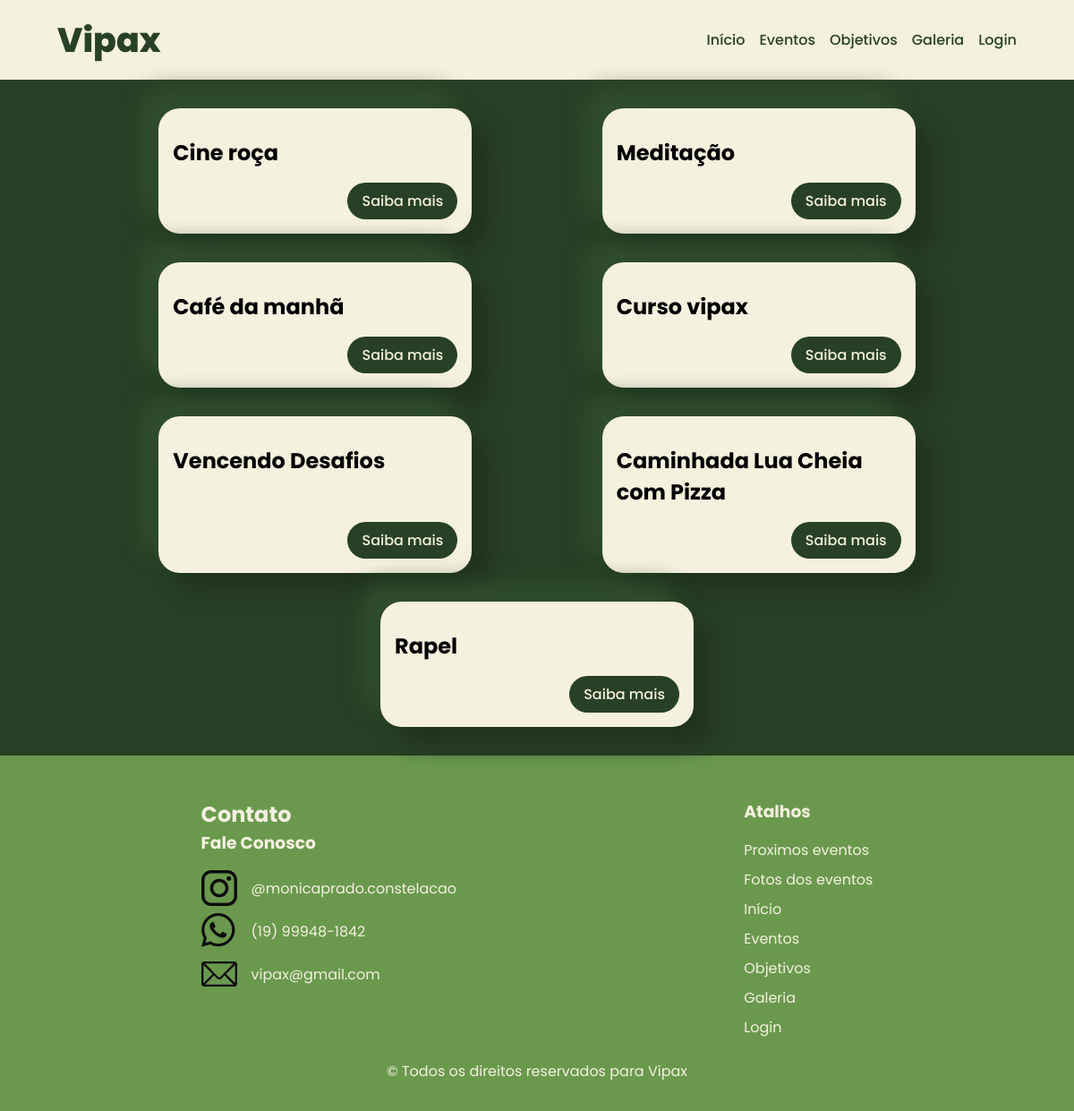
The page /eventos.php on the database its author committed.
### tables this page shows
CREATE TABLE `eventos_comuns` (
  `id` int(11) NOT NULL,
  `nome` varchar(255) NOT NULL,
  `descricao` text DEFAULT NULL,
  `id_galeria` int
);

### eventos.php (the view, shortened to what this page needs)
<?php
include "header.php";
include 'config/conexao.php';
?>
  <main id="eventos">
    <?php
    $sql_code = "SELECT * FROM eventos_comuns";
    $query_eventos_comuns = $mysqli->query($sql_code);
    while ($row = $query_eventos_comuns->fetch_assoc()) {
    ?>
    <section class="eventos">
        <div>
            <h2><?= $row['nome']; ?></h2>
            <button type="button" class="btn-saiba-mais">Saiba mais</button>
        </div>
    </section>
    <?php
    }
    ?>
  </main>
<?php
include "footer.php";
?>

### header.php (shortened to what this page needs)
<!DOCTYPE html>
<html lang="pt-Br">
<head>
  <link rel="stylesheet" href="css/style.css">
  <link rel="stylesheet" href="css/eventos.css">
  <link rel="stylesheet" href="css/galeria.css">
  <link rel="stylesheet" href="css/login.css">
</head>
<body>
  <header>
    <h1>Vipax</h1>
    <ul>
      <li><a href="index.php">Início</a></li>
      <li><a href="eventos.php">Eventos</a></li>
      <li><a href="objetivos.php">Objetivos</a></li>
      <li><a href="galeria.php">Galeria</a></li>
      <li><a href="login.php">Login</a></li>
    </ul>
  </header>

### footer.php (shortened to what this page needs)
  <footer>
    <nav>
      <section>
        <h2>Contato</h2>
        <h3>Fale Conosco</h3>
        <ul>
          <li><a href="https://www.instagram.com/monicaprado.constelacao/" target="_blank"><img src="assets/instagram.png" alt="Instagram"> @monicaprado.constelacao</a></li>
          <li><a href="https://api.whatsapp.com/send/?phone=5519999481842&text=Ol%C3%A1%21+Sigo+seu+perfil+no+Instagram+e+gostaria+de+falar+sobre+a+Constela%C3%A7%C3%A3o&type=phone_number&app_absent=0" target="_blank"><img src="assets/whatsapp.png" alt="Whatsapp"> (19) 99948-1842</a></li>
          <li><a href="mailto:vipax@gmail.com" target="_blank"><img src="assets/email.png" alt="Email"> vipax@gmail.com</a></li>
        </ul>
      </section>
      <section>
        <h3>Atalhos</h3>
        <ul>
          <li><a href="">Proximos eventos</a></li>
          <li><a href="">Fotos dos eventos</a></li>
        </ul>
        <ul>
          <li><a href="index.php">Início</a></li>
          <li><a href="eventos.php">Eventos</a></li>
          <li><a href="objetivos.php">Objetivos</a></li>
          <li><a href="galeria.php">Galeria</a></li>
          <li><a href="login.php">Login</a></li>
        </ul>
      </section>
    </nav>
    <p>&copy Todos os direitos reservados para Vipax</p>
  </footer>
</body>
</html>

### css/style.css (style rules this page uses)
* { margin: 0; padding: 0; box-sizing: border-box; font-family: "Poppins", "Segoe UI", Tahoma, Geneva, Verdana, sans-serif; }
:root { --light: #f4f1de; --dark: #0d0d0d; --mainColor: #284026; --secColor: #a3b18a; --destaque: #6a994e; --padding: 4rem; }
header { padding: 1rem var(--padding); display: flex; justify-content: space-between; align-items: center; background-color: var(--light); color: var(--mainColor); }
header h1 { font-size: 38px; font-weight: 800; }
main { padding: 2rem var(--padding); background-color: var(--mainColor); display: flex; flex-direction: column; gap: 2rem; }
main section { padding: 1rem; border-radius: 1.5rem; background-color: var(--light); box-shadow: 20px 20px 24px #20331e, -20px -20px 24px #304d2e; }
.btn-saiba-mais { font-size: 16px; margin-top: 1rem; padding: 0.5em 1em; background-color: var(--mainColor); color: var(--light); border: none; outline: none; border-radius: 1.5em; text-decoration: none; font-weight: 500; cursor: pointer; transition: all 0.3s ease; display: inline-block; }
footer nav { display: flex; justify-content: space-around; }

### rows shown on the page
eventos_comuns: nome "Cine roça"
eventos_comuns: nome "Meditação"
eventos_comuns: nome "Café da manhã"
eventos_comuns: nome "Curso vipax"
eventos_comuns: nome "Vencendo Desafios"
eventos_comuns: nome "Caminhada Lua Cheia com Pizza"
eventos_comuns: nome "Rapel"
